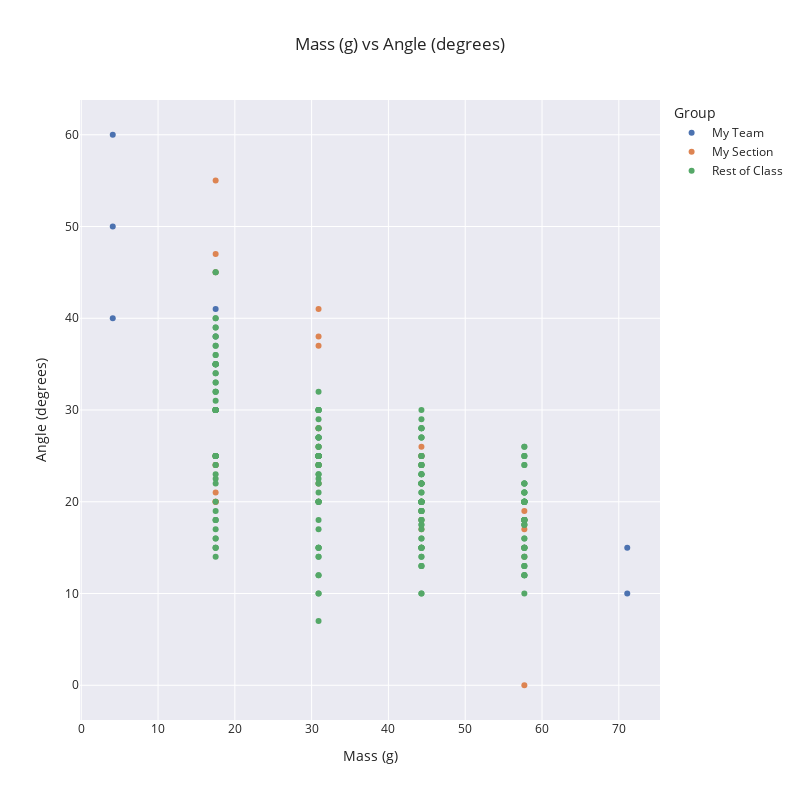

The code cell stored with this chart in its notebook:
### Markdown cell above
### Visualize Your Data
Below you'll be able to view a scatter plot of your data overlayed with the rest of the data from the class!

### Code cell
plot_data(class_data)

### Figure 1 — Plotly figure (JSON) as saved in the notebook; plotly's stock layout.template omitted (floating-point values rounded to 4 significant figures; data arrays with more than 128 entries replaced by an {"elided": "..."} marker saying what was removed)
{"data": [{"hovertemplate": "Group=My Team<br>Mass (g)=%{x}<br>Angle (degrees)=%{y}<extra></extra>", "legendgroup": "My Team", "marker": {"color": "rgb(76,114,176)", "symbol": "circle"}, "mode": "markers", "name": "My Team", "orientation": "v", "showlegend": true, "type": "scatter", "x": [4.1, 4.1, 4.1, 17.5, 17.5, 17.5, 30.9, 30.9, 30.9, 44.3, 71.1, 71.1], "xaxis": "x", "y": [40, 50, 60, 35, 38, 41, 25, 25, 27, 25, 15, 10], "yaxis": "y"}, {"hovertemplate": "Group=My Section<br>Mass (g)=%{x}<br>Angle (degrees)=%{y}<extra></extra>", "legendgroup": "My Section", "marker": {"color": "rgb(221,132,82)", "symbol": "circle"}, "mode": "markers", "name": "My Section", "orientation": "v", "showlegend": true, "type": "scatter", "x": [17.5, 17.5, 17.5, 30.9, 30.9, 30.9, 44.3, 44.3, 44.3, 17.5, 17.5, 17.5, 30.9, 30.9, 30.9, 44.3, 44.3, 57.7, 57.7, 57.7, 17.5, 17.5, 17.5, 30.9, 30.9, 30.9, 44.3, 44.3, 44.3, 57.7, 57.7, 57.7, 17.5, 17.5, 17.5, 30.9, 44.3, 57.7, 17.5, 17.5, 17.5, 30.9, 30.9, 30.9, 44.3, 44.3, 44.3], "xaxis": "x", "y": [20, 30, 30, 28, 25, 25, 20, 20, 25, 30, 25, 24, 22, 28, 26, 20, 22, 18, 17, 18, 24, 20, 20, 25, 24, 24, 15, 19, 17, 19, 15, 14, 25, 25, 21, 20, 18, 0, 47, 55, 45, 37, 41, 38, 24, 25, 26], "yaxis": "y"}, {"hovertemplate": "Group=Rest of Class<br>Mass (g)=%{x}<br>Angle (degrees)=%{y}<extra></extra>", "legendgroup": "Rest of Class", "marker": {"color": "rgb(85,168,104)", "symbol": "circle"}, "mode": "markers", "name": "Rest of Class", "orientation": "v", "showlegend": true, "type": "scatter", "x": {"elided": "249 float values"}, "xaxis": "x", "y": {"elided": "249 float values"}, "yaxis": "y"}], "layout": {"height": 800, "legend": {"title": {"text": "Group"}, "tracegroupgap": 0}, "title": {"text": "Mass (g) vs Angle (degrees)"}, "width": 800, "xaxis": {"anchor": "y", "domain": [0, 1], "title": {"text": "Mass (g)"}}, "yaxis": {"anchor": "x", "domain": [0, 1], "title": {"text": "Angle (degrees)"}}}}
